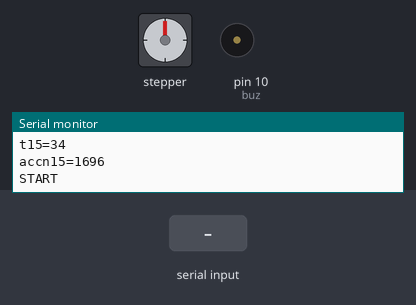
Recording of a sketch running on a simulated Arduino Mega 2560, built with avr-gcc and run on an emulated ATmega2560. Parts: stepper motor, buzzer (waves = sounding, pin HIGH), the last lines printed to the serial monitor. Wiring (inferred from the names in the program): stepper motor driver (200 steps per turn assumed): step pin 36; direction pin 34; enable pin 2. The test bench sets the inputs (shaded band). Pins used as bus, display or sensor lines are not drawn.

Above: at 1.2 s.
1.3 s: "G90\n" received over Serial
At 1.9 s:
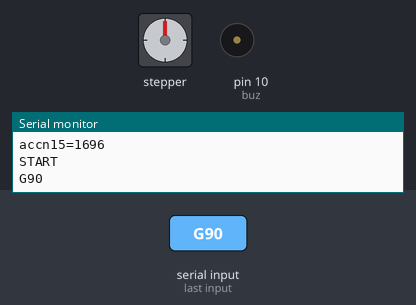
2.8 s: "S90\n" received over Serial
At 3.2 s:
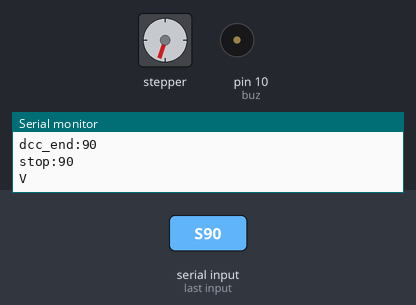
4.3 s: "G,45\n" received over Serial
At 5.5 s:
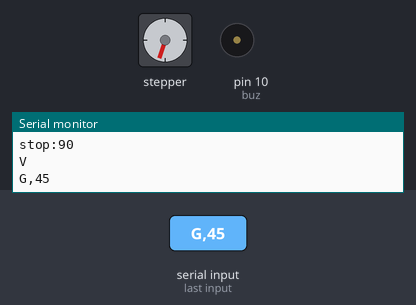
5.8 s: "S,45\n" received over Serial
At 7.2 s:
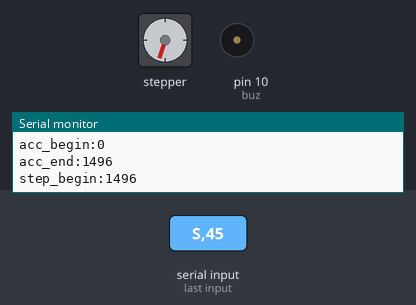
Timing chart, 0 to 59.3 s (numbered marks = the images above; inputs shaded):
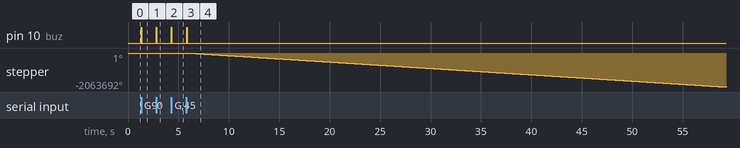

The sketch:

stepper_contro.ino
```cpp
/*
 * by TZW 2018/11/08
 * 供电12V
 * 控制器arduino uno , A4988，42步进电机
 * 16细分
 * 减速比90:1
 * 串口配置：115200，n，8,1
 * 参数设置：每次开机重置
 * A####   角度设定####*0.1度，刻度0.1，默认10.0度
 * T####   连续运转间隔设定，单位ms
 * 运转命令：
 * G1      连续正转
 * G2      连续反转
 * G3      停转
 * G4      单次正转
 * G5      单次反转
 *
 */

#include "stdio.h"
//硬件引脚配置
#define en  2        //电机使能引脚
#define stp 36        //脉冲
#define dir 34        //方向
#define buz 10       //轰鸣器
/*
 *    |f(Hz)
 * fh |   ------------
 *    | /              \
 * f0 |/                \
 *    |                  |
 *   -|---------------------->t(s)
 */

#define f0       100              //起跳频率  100-500Hz，30转/分钟
#define a        800              //加速度    100-5000Hz/S^2
#define fh       1600             //最高频率  Hz  对应8转/秒，480转/分钟
#define delat_f  100              //每档频率增加量  Hz
#define M        16               //细分
#define I        90               //齿轮减速比
#define k       (fh-f0)/delat_f   //加速度档数

String comdata="";             //命令接收字符串
unsigned long numdata=0;       //命令参数
unsigned int no_data;          //串口空闲计数
unsigned int serial_count;     //接收字节数

unsigned int delay_time_ms = 100;
unsigned int delay_time_s = 0;

unsigned int fk[k+1];             //各档位频率
unsigned int nk[k+1];             //各档位步数
unsigned int accn[k+1];           //各档位加速度节点
unsigned int delay_microk[k+1];   //各档位延时us

unsigned long acc_step = 0;       //每次运行的加速节点
unsigned long dcc_step = 0;       //每次运行的减速节点

char run_on = 0;
float target_angle = 10.0;        //目标运行角度
unsigned long target_steps = target_angle*5*M*I/9;   //目标运行步数，角度*细分*减速比*200/360
void setup()
{
  Serial.begin(115200);
  stepper_init();
  init_process_string();
  f_init();
  Serial.println("START");
}

void loop()
{
  Serial_receive();
  if((run_on)&&(target_steps))
  {
    do_step(target_steps);
    if(delay_time_s>0)
    {
      for(unsigned char i=0;i<delay_time_s;i++)
        delay(1000);
    }
    if(delay_time_ms>0)
        delay(delay_time_ms);
  }
}

void f_init(void)
{
  float delat_t =delat_f*1.0/a;  //每档用时，秒
  unsigned char i=0;
  for(i=0;i<=k;i++)
  {
    fk[i] = i*delat_f+f0;        //每档对应频率
    /*
    Serial.print("fk");
    Serial.print(i);
    Serial.print("=");
    Serial.println(fk[i]);
    */
    nk[i] = fk[i]*delat_t;       //每档运行步数
    /*
    Serial.print("nk");
    Serial.print(i);
    Serial.print("=");
    Serial.println(nk[i]);
    */

    delay_microk[i] = 1000000.0/fk[i]/M-5;  //每步延时=1/频率/细分  （s）

    Serial.print("t");
    Serial.print(i);
    Serial.print("=");
    Serial.println(delay_microk[i]);

    if(i==0)
    {
      accn[i]=nk[i];             //每档截止步数
    }
    else
    {
      accn[i]=accn[i-1]+nk[i];
    }

    Serial.print("accn");
    Serial.print(i);
    Serial.print("=");
    Serial.println(accn[i]);

  }
}

void Serial_receive(void) //串口接收，处理命令
{
  char c ;
  while (Serial.available() > 0)  //连续接收
  {
    c = Serial.read();
    no_data = 0;             //收到数据，重置空闲计时
    if (c != '\n')           //排除换行符
    {
      comdata += c;          //接收的字符串
      serial_count++;        //字节计数
    }
    delay(2);                //缓冲，若2ms内串口无数据，认为一条命令结束，退出接收
  }
  if (serial_count>0)
  {
    Serial.println(comdata);
    process_string();         //处理命令
    init_process_string();    //清除命令
  }
  else init_process_string();

  no_data++;      //串口空闲计时no_data*100us
  delayMicroseconds(100);
  if (no_data > 200000)   //空闲时间大于20S，释放电机
     stepper_off();
}

void process_string(void)   //命令处理函数
{
  //命令组成：标识符+参数
  for(int i = 1; i < serial_count ; i++)
  numdata = numdata * 10 + (comdata[i] - '0');  //字符串转数值
  if(comdata[0]=='G')  //控制标识符
  {
    buz_d();
    switch(numdata)
    {
       case 1:  //间隔连续正转
       {run_on=1;digitalWrite(dir,LOW);}
       break;
       case 2:  //间隔连续反转
       {run_on=1;digitalWrite(dir,HIGH);}
       break;
       case 3:  //停转
       {run_on=0;}
       break;
       case 4:  //正传1次
       {run_on=0;digitalWrite(dir,LOW);do_step(target_steps);}
       break;
       case 5:  //反转一次
       {run_on=0;digitalWrite(dir,HIGH);do_step(target_steps);}
       break;
       default:
       break;
     }
   }
   else if(comdata[0]=='S') //设定运转步数，并运转一次
   {
     buz_d();
     if(numdata>0)
     {
       target_steps=numdata;do_step(target_steps);
     }
   }
   else if(comdata[0]=='A') //设定运转角度 *0.1
   {
      buz_d();
      if(numdata>3)
      {
        target_angle=0.1*numdata;
        target_steps = target_angle*5*M*I/9;
        Serial.print("target_steps:");
        Serial.println(target_steps);
      }
   }
   else if(comdata[0]=='T') //设定连续运转间隔时间 *ms
   {
      buz_d();
      if(numdata>0)
      {
        delay_time_ms=numdata;
        delay_time_s=delay_time_ms/1000;
        delay_time_ms=delay_time_ms%1000;
        Serial.print("delay_time_s:");
        Serial.println(delay_time_s);
        Serial.print("delay_time_ms:");
        Serial.println(delay_time_ms);
      }
   }
   else init_process_string();
}
void init_process_string(void)  //初始化串口接收相关变量
{
   serial_count=0;
   comdata="";
   numdata=0;
}

void do_step(unsigned long steps)  //电机运转函数
{
  unsigned long step_count=0;
  unsigned char i=0;
  unsigned char acck=0;
  unsigned long half_steps;
  half_steps = steps/2;
  acc_step = 0;
  for(i=0;i<k;i++)                 //根据总运行步数计算加速档位，加减速节点
  {
    if(half_steps>accn[i])
    {
      acc_step = accn[i];          //加速节点
      acck=i+1;                    //加减速档位
    }
  }

  Serial.print("acck:");
  Serial.println(acck);
  dcc_step = steps-acc_step;       //减速节点

  Serial.print("acc_step:");
  Serial.println(acc_step);

  Serial.print("dcc_step:");
  Serial.println(dcc_step);

  stepper_on();                     //开启电机

  Serial.print("acc_begin:");
  Serial.println(step_count);

  for(int i=0;i<acck;i++)           //加速过程
  {
    for(unsigned int count=0;count<nk[i];count++)
    {
      one_step();
      delayMicroseconds(delay_microk[i]);
      step_count++;
    }
  }

  Serial.print("acc_end:");
  Serial.println(step_count);

  Serial.print("step_begin:");
  Serial.println(step_count);

  while(step_count<dcc_step)          //匀速过程
  {
    one_step();
    delayMicroseconds(delay_microk[acck]);
    step_count++;
  }

  Serial.print("step_end:");
  Serial.println(step_count);

  Serial.print("dcc_begin:");
  Serial.println(step_count);

  for(int i=(acck-1);i>=0;i--)        //减速过程
  {
    for(unsigned int count=0;count<nk[i];count++)
    {
      one_step();
      delayMicroseconds(delay_microk[i]);
      step_count++;
    }
  }

  Serial.print("dcc_end:");
  Serial.println(step_count);
  while(step_count<steps)  //消除异常误差，正常情况不会执行,可不用
  {
    one_step();
    delayMicroseconds(delay_microk[0]);
    step_count++;
  }

  Serial.print("stop:");
  Serial.println(step_count);

  Serial.println("V");    //运行结束

}
void one_step(void)       //驱动一个脉冲
{
  digitalWrite(stp,HIGH);
  delayMicroseconds(2);
  digitalWrite(stp,LOW);
  delayMicroseconds(2);
}
void stepper_init(void)    //硬件初始化
{
  pinMode(en,OUTPUT);
  pinMode(stp,OUTPUT);
  pinMode(dir,OUTPUT);
  pinMode(buz,OUTPUT);
  digitalWrite(en,HIGH);
  digitalWrite(stp,LOW);
  digitalWrite(dir,LOW);
  digitalWrite(buz,LOW);
}
void stepper_on(void)     //使能电机
{
  digitalWrite(en,LOW);
}
void stepper_off(void)     //释放电机
{
  digitalWrite(en,HIGH);
}
void buz_d(void)           //轰鸣器
{
  digitalWrite(buz,HIGH);
  delay(50);
  digitalWrite(buz,LOW);
}
```

Measured:
- after the input at 1.3 s, pin 10 (buz): LOW → HIGH at once, → LOW 0.05 s later
- after the input at 2.8 s, pin 10 (buz): LOW → HIGH at once, → LOW 0.05 s later; stepper: goes -95° 0.02 s, then -162°, starting after 0.08 s
- after the input at 4.3 s, pin 10 (buz): LOW → HIGH at once, → LOW 0.05 s later
- after the input at 5.8 s, pin 10 (buz): LOW → HIGH at once, → LOW 0.05 s later; stepper: keeps turning counter-clockwise at about 38630°/s, starting after 0.08 s
